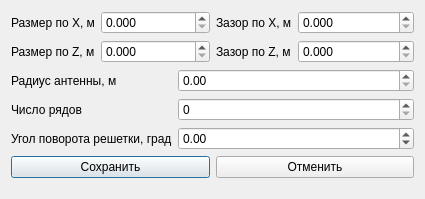
<?xml version="1.0" encoding="UTF-8"?>
<ui version="4.0">
 <class>AntennaArrayParametersRect</class>
 <widget class="QDialog" name="AntennaArrayParametersRect">
  <property name="geometry">
   <rect>
    <x>0</x>
    <y>0</y>
    <width>425</width>
    <height>199</height>
   </rect>
  </property>
  <property name="windowTitle">
   <string>Четырёхугольный элемент</string>
  </property>
  <layout class="QVBoxLayout" name="verticalLayout">
   <item>
    <layout class="QHBoxLayout" name="horizontalLayout">
     <item>
      <layout class="QFormLayout" name="formLayout">
       <item row="0" column="0">
        <widget class="QLabel" name="label">
         <property name="text">
          <string>Размер по X, м</string>
         </property>
        </widget>
       </item>
       <item row="0" column="1">
        <widget class="QDoubleSpinBox" name="sizeXBox">
         <property name="locale">
          <locale language="English" country="UnitedStates"/>
         </property>
         <property name="decimals">
          <number>3</number>
         </property>
         <property name="maximum">
          <double>1.000000000000000</double>
         </property>
         <property name="singleStep">
          <double>0.001000000000000</double>
         </property>
        </widget>
       </item>
       <item row="1" column="0">
        <widget class="QLabel" name="label_2">
         <property name="text">
          <string>Размер по Z, м</string>
         </property>
        </widget>
       </item>
       <item row="1" column="1">
        <widget class="QDoubleSpinBox" name="sizeZBox">
         <property name="locale">
          <locale language="English" country="UnitedStates"/>
         </property>
         <property name="decimals">
          <number>3</number>
         </property>
         <property name="maximum">
          <double>1.000000000000000</double>
         </property>
         <property name="singleStep">
          <double>0.001000000000000</double>
         </property>
        </widget>
       </item>
      </layout>
     </item>
     <item>
      <layout class="QFormLayout" name="formLayout_2">
       <item row="0" column="0">
        <widget class="QLabel" name="label_3">
         <property name="text">
          <string>Зазор по X, м</string>
         </property>
        </widget>
       </item>
       <item row="0" column="1">
        <widget class="QDoubleSpinBox" name="distXBox">
         <property name="locale">
          <locale language="English" country="Kenya"/>
         </property>
         <property name="decimals">
          <number>3</number>
         </property>
         <property name="maximum">
          <double>0.100000000000000</double>
         </property>
         <property name="singleStep">
          <double>0.001000000000000</double>
         </property>
        </widget>
       </item>
       <item row="1" column="0">
        <widget class="QLabel" name="label_4">
         <property name="text">
          <string>Зазор по Z, м</string>
         </property>
        </widget>
       </item>
       <item row="1" column="1">
        <widget class="QDoubleSpinBox" name="distZBox">
         <property name="locale">
          <locale language="English" country="Kenya"/>
         </property>
         <property name="decimals">
          <number>3</number>
         </property>
         <property name="maximum">
          <double>0.100000000000000</double>
         </property>
         <property name="singleStep">
          <double>0.001000000000000</double>
         </property>
        </widget>
       </item>
      </layout>
     </item>
    </layout>
   </item>
   <item>
    <layout class="QFormLayout" name="formLayout_3">
     <item row="0" column="0">
      <widget class="QLabel" name="label_5">
       <property name="text">
        <string>Радиус антенны, м</string>
       </property>
      </widget>
     </item>
     <item row="0" column="1">
      <widget class="QDoubleSpinBox" name="radAntBox">
       <property name="locale">
        <locale language="English" country="UnitedStates"/>
       </property>
       <property name="maximum">
        <double>1.000000000000000</double>
       </property>
       <property name="singleStep">
        <double>0.010000000000000</double>
       </property>
      </widget>
     </item>
     <item row="1" column="0">
      <widget class="QLabel" name="label_6">
       <property name="text">
        <string>Число рядов</string>
       </property>
      </widget>
     </item>
     <item row="1" column="1">
      <widget class="QSpinBox" name="numRowBox">
       <property name="maximum">
        <number>20</number>
       </property>
      </widget>
     </item>
     <item row="2" column="0">
      <widget class="QLabel" name="label_7">
       <property name="text">
        <string>Угол поворота решетки, град</string>
       </property>
      </widget>
     </item>
     <item row="2" column="1">
      <widget class="QDoubleSpinBox" name="doubleSpinBox_7">
       <property name="locale">
        <locale language="English" country="UnitedStates"/>
       </property>
       <property name="minimum">
        <double>-180.000000000000000</double>
       </property>
       <property name="maximum">
        <double>180.000000000000000</double>
       </property>
      </widget>
     </item>
    </layout>
   </item>
   <item>
    <layout class="QHBoxLayout" name="horizontalLayout_2">
     <item>
      <widget class="QPushButton" name="pushButton">
       <property name="text">
        <string>Сохранить</string>
       </property>
      </widget>
     </item>
     <item>
      <widget class="QPushButton" name="pushButton_2">
       <property name="text">
        <string>Отменить</string>
       </property>
      </widget>
     </item>
    </layout>
   </item>
   <item>
    <spacer name="verticalSpacer">
     <property name="orientation">
      <enum>Qt::Vertical</enum>
     </property>
     <property name="sizeHint" stdset="0">
      <size>
       <width>20</width>
       <height>40</height>
      </size>
     </property>
    </spacer>
   </item>
  </layout>
 </widget>
 <resources/>
 <connections/>
</ui>
